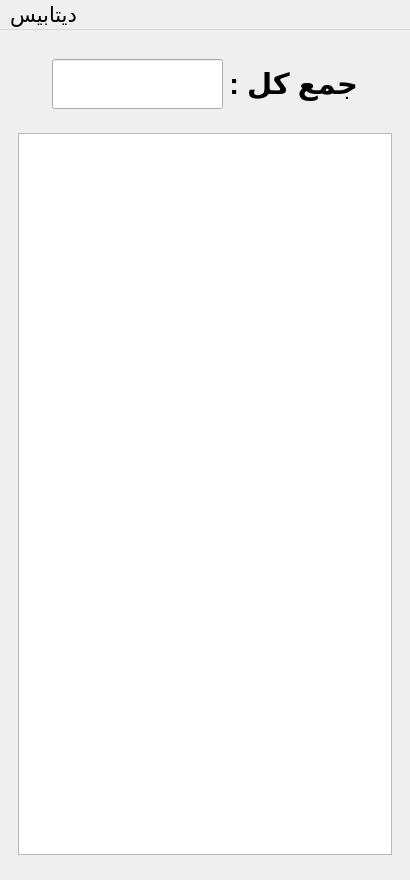
<?xml version="1.0" encoding="UTF-8"?>
<ui version="4.0">
 <class>MainWindow</class>
 <widget class="QMainWindow" name="MainWindow">
  <property name="geometry">
   <rect>
    <x>0</x>
    <y>0</y>
    <width>410</width>
    <height>880</height>
   </rect>
  </property>
  <property name="font">
   <font>
    <pointsize>16</pointsize>
   </font>
  </property>
  <property name="windowTitle">
   <string>MainWindow</string>
  </property>
  <widget class="QWidget" name="centralwidget">
   <layout class="QVBoxLayout" name="verticalLayout">
    <item>
     <widget class="QStackedWidget" name="stackedWidget">
      <property name="currentIndex">
       <number>0</number>
      </property>
      <widget class="QWidget" name="page">
       <layout class="QVBoxLayout" name="verticalLayout_2" stretch="10,1,100,1">
        <item>
         <layout class="QHBoxLayout" name="horizontalLayout" stretch="1,5,0,1">
          <item>
           <spacer name="horizontalSpacer">
            <property name="orientation">
             <enum>Qt::Horizontal</enum>
            </property>
            <property name="sizeHint" stdset="0">
             <size>
              <width>40</width>
              <height>20</height>
             </size>
            </property>
           </spacer>
          </item>
          <item>
           <widget class="QLineEdit" name="le_total">
            <property name="minimumSize">
             <size>
              <width>0</width>
              <height>50</height>
             </size>
            </property>
            <property name="font">
             <font>
              <pointsize>24</pointsize>
              <bold>true</bold>
             </font>
            </property>
            <property name="alignment">
             <set>Qt::AlignCenter</set>
            </property>
            <property name="readOnly">
             <bool>true</bool>
            </property>
           </widget>
          </item>
          <item>
           <widget class="QLabel" name="label">
            <property name="font">
             <font>
              <pointsize>22</pointsize>
              <bold>true</bold>
             </font>
            </property>
            <property name="text">
             <string>جمع کل :</string>
            </property>
           </widget>
          </item>
          <item>
           <spacer name="horizontalSpacer_2">
            <property name="orientation">
             <enum>Qt::Horizontal</enum>
            </property>
            <property name="sizeHint" stdset="0">
             <size>
              <width>40</width>
              <height>20</height>
             </size>
            </property>
           </spacer>
          </item>
         </layout>
        </item>
        <item>
         <spacer name="verticalSpacer">
          <property name="orientation">
           <enum>Qt::Vertical</enum>
          </property>
          <property name="sizeHint" stdset="0">
           <size>
            <width>20</width>
            <height>4</height>
           </size>
          </property>
         </spacer>
        </item>
        <item>
         <widget class="QTableView" name="tableView">
          <property name="font">
           <font>
            <pointsize>14</pointsize>
            <bold>true</bold>
           </font>
          </property>
          <property name="layoutDirection">
           <enum>Qt::RightToLeft</enum>
          </property>
          <attribute name="horizontalHeaderVisible">
           <bool>true</bool>
          </attribute>
          <attribute name="horizontalHeaderDefaultSectionSize">
           <number>70</number>
          </attribute>
          <attribute name="verticalHeaderVisible">
           <bool>false</bool>
          </attribute>
         </widget>
        </item>
        <item>
         <spacer name="verticalSpacer_2">
          <property name="orientation">
           <enum>Qt::Vertical</enum>
          </property>
          <property name="sizeHint" stdset="0">
           <size>
            <width>20</width>
            <height>4</height>
           </size>
          </property>
         </spacer>
        </item>
       </layout>
      </widget>
      <widget class="QWidget" name="page_2">
       <property name="font">
        <font>
         <pointsize>22</pointsize>
        </font>
       </property>
       <layout class="QGridLayout" name="gridLayout_2" rowstretch="8,0,2,0,9" columnstretch="1,10,1">
        <item row="4" column="1">
         <spacer name="verticalSpacer_4">
          <property name="orientation">
           <enum>Qt::Vertical</enum>
          </property>
          <property name="sizeHint" stdset="0">
           <size>
            <width>20</width>
            <height>206</height>
           </size>
          </property>
         </spacer>
        </item>
        <item row="1" column="1">
         <layout class="QGridLayout" name="gridLayout" columnstretch="1,10,0">
          <property name="leftMargin">
           <number>0</number>
          </property>
          <property name="horizontalSpacing">
           <number>10</number>
          </property>
          <property name="verticalSpacing">
           <number>30</number>
          </property>
          <item row="3" column="2">
           <widget class="QLabel" name="label_5">
            <property name="font">
             <font>
              <pointsize>22</pointsize>
              <bold>true</bold>
             </font>
            </property>
            <property name="text">
             <string>واریز :</string>
            </property>
           </widget>
          </item>
          <item row="2" column="2">
           <widget class="QLabel" name="label_4">
            <property name="font">
             <font>
              <pointsize>22</pointsize>
              <bold>true</bold>
             </font>
            </property>
            <property name="text">
             <string>برداشت :</string>
            </property>
           </widget>
          </item>
          <item row="0" column="1">
           <widget class="QLineEdit" name="le_date">
            <property name="minimumSize">
             <size>
              <width>0</width>
              <height>50</height>
             </size>
            </property>
            <property name="font">
             <font>
              <pointsize>22</pointsize>
              <bold>true</bold>
             </font>
            </property>
            <property name="inputMethodHints">
             <set>Qt::ImhNone</set>
            </property>
            <property name="alignment">
             <set>Qt::AlignCenter</set>
            </property>
           </widget>
          </item>
          <item row="1" column="2">
           <widget class="QLabel" name="label_3">
            <property name="font">
             <font>
              <pointsize>22</pointsize>
              <bold>true</bold>
             </font>
            </property>
            <property name="text">
             <string>شرح :</string>
            </property>
           </widget>
          </item>
          <item row="0" column="2">
           <widget class="QLabel" name="label_2">
            <property name="font">
             <font>
              <pointsize>22</pointsize>
              <bold>true</bold>
             </font>
            </property>
            <property name="text">
             <string>تاریخ :</string>
            </property>
           </widget>
          </item>
          <item row="0" column="0">
           <widget class="QPushButton" name="pb_date">
            <property name="minimumSize">
             <size>
              <width>0</width>
              <height>50</height>
             </size>
            </property>
            <property name="text">
             <string/>
            </property>
            <property name="icon">
             <iconset>
              <normalon>:/images/Image/calendar.png</normalon>
             </iconset>
            </property>
            <property name="iconSize">
             <size>
              <width>50</width>
              <height>45</height>
             </size>
            </property>
           </widget>
          </item>
          <item row="1" column="0" colspan="2">
           <widget class="QLineEdit" name="le_title">
            <property name="minimumSize">
             <size>
              <width>0</width>
              <height>50</height>
             </size>
            </property>
            <property name="font">
             <font>
              <pointsize>22</pointsize>
              <bold>true</bold>
             </font>
            </property>
            <property name="alignment">
             <set>Qt::AlignCenter</set>
            </property>
           </widget>
          </item>
          <item row="2" column="0" colspan="2">
           <widget class="QLineEdit" name="le_exit">
            <property name="minimumSize">
             <size>
              <width>0</width>
              <height>50</height>
             </size>
            </property>
            <property name="font">
             <font>
              <pointsize>22</pointsize>
              <bold>true</bold>
             </font>
            </property>
            <property name="inputMethodHints">
             <set>Qt::ImhPreferNumbers</set>
            </property>
            <property name="alignment">
             <set>Qt::AlignCenter</set>
            </property>
           </widget>
          </item>
          <item row="3" column="0" colspan="2">
           <widget class="QLineEdit" name="le_login">
            <property name="minimumSize">
             <size>
              <width>0</width>
              <height>50</height>
             </size>
            </property>
            <property name="font">
             <font>
              <pointsize>22</pointsize>
              <bold>true</bold>
             </font>
            </property>
            <property name="inputMethodHints">
             <set>Qt::ImhPreferNumbers</set>
            </property>
            <property name="alignment">
             <set>Qt::AlignCenter</set>
            </property>
           </widget>
          </item>
         </layout>
        </item>
        <item row="1" column="2">
         <spacer name="horizontalSpacer_6">
          <property name="orientation">
           <enum>Qt::Horizontal</enum>
          </property>
          <property name="sizeHint" stdset="0">
           <size>
            <width>27</width>
            <height>20</height>
           </size>
          </property>
         </spacer>
        </item>
        <item row="1" column="0">
         <spacer name="horizontalSpacer_5">
          <property name="orientation">
           <enum>Qt::Horizontal</enum>
          </property>
          <property name="sizeHint" stdset="0">
           <size>
            <width>27</width>
            <height>20</height>
           </size>
          </property>
         </spacer>
        </item>
        <item row="0" column="1">
         <spacer name="verticalSpacer_3">
          <property name="orientation">
           <enum>Qt::Vertical</enum>
          </property>
          <property name="sizeHint" stdset="0">
           <size>
            <width>20</width>
            <height>196</height>
           </size>
          </property>
         </spacer>
        </item>
        <item row="2" column="1">
         <spacer name="verticalSpacer_5">
          <property name="orientation">
           <enum>Qt::Vertical</enum>
          </property>
          <property name="sizeHint" stdset="0">
           <size>
            <width>20</width>
            <height>40</height>
           </size>
          </property>
         </spacer>
        </item>
        <item row="3" column="1">
         <layout class="QHBoxLayout" name="horizontalLayout_2" stretch="0,0">
          <property name="spacing">
           <number>30</number>
          </property>
          <item>
           <widget class="QPushButton" name="pb_save">
            <property name="minimumSize">
             <size>
              <width>0</width>
              <height>50</height>
             </size>
            </property>
            <property name="font">
             <font>
              <pointsize>24</pointsize>
              <bold>true</bold>
             </font>
            </property>
            <property name="text">
             <string>ثبت</string>
            </property>
           </widget>
          </item>
          <item>
           <widget class="QPushButton" name="pb_cancel">
            <property name="minimumSize">
             <size>
              <width>0</width>
              <height>50</height>
             </size>
            </property>
            <property name="font">
             <font>
              <pointsize>24</pointsize>
              <bold>true</bold>
             </font>
            </property>
            <property name="text">
             <string>لغو</string>
            </property>
           </widget>
          </item>
         </layout>
        </item>
       </layout>
      </widget>
      <widget class="QWidget" name="page_3">
       <layout class="QGridLayout" name="gridLayout_3" rowstretch="10,13,10" columnstretch="1,20,1">
        <item row="0" column="1">
         <spacer name="verticalSpacer_7">
          <property name="orientation">
           <enum>Qt::Vertical</enum>
          </property>
          <property name="sizeHint" stdset="0">
           <size>
            <width>20</width>
            <height>232</height>
           </size>
          </property>
         </spacer>
        </item>
        <item row="1" column="0">
         <spacer name="horizontalSpacer_3">
          <property name="orientation">
           <enum>Qt::Horizontal</enum>
          </property>
          <property name="sizeHint" stdset="0">
           <size>
            <width>10</width>
            <height>20</height>
           </size>
          </property>
         </spacer>
        </item>
        <item row="1" column="1">
         <widget class="QCalendarWidget" name="calendarWidget">
          <property name="maximumSize">
           <size>
            <width>410</width>
            <height>16777215</height>
           </size>
          </property>
          <property name="font">
           <font>
            <pointsize>22</pointsize>
            <bold>true</bold>
           </font>
          </property>
          <property name="layoutDirection">
           <enum>Qt::RightToLeft</enum>
          </property>
          <property name="locale">
           <locale language="Persian" country="Iran"/>
          </property>
          <property name="selectionMode">
           <enum>QCalendarWidget::SingleSelection</enum>
          </property>
          <property name="horizontalHeaderFormat">
           <enum>QCalendarWidget::SingleLetterDayNames</enum>
          </property>
          <property name="verticalHeaderFormat">
           <enum>QCalendarWidget::NoVerticalHeader</enum>
          </property>
         </widget>
        </item>
        <item row="1" column="2">
         <spacer name="horizontalSpacer_4">
          <property name="orientation">
           <enum>Qt::Horizontal</enum>
          </property>
          <property name="sizeHint" stdset="0">
           <size>
            <width>10</width>
            <height>20</height>
           </size>
          </property>
         </spacer>
        </item>
        <item row="2" column="1">
         <spacer name="verticalSpacer_6">
          <property name="orientation">
           <enum>Qt::Vertical</enum>
          </property>
          <property name="sizeHint" stdset="0">
           <size>
            <width>20</width>
            <height>232</height>
           </size>
          </property>
         </spacer>
        </item>
       </layout>
      </widget>
     </widget>
    </item>
   </layout>
  </widget>
  <widget class="QMenuBar" name="menubar">
   <property name="geometry">
    <rect>
     <x>0</x>
     <y>0</y>
     <width>410</width>
     <height>33</height>
    </rect>
   </property>
   <widget class="QMenu" name="menu">
    <property name="title">
     <string>دیتابیس</string>
    </property>
    <addaction name="act_new"/>
    <addaction name="act_edit"/>
    <addaction name="act_delete"/>
    <addaction name="action_8"/>
    <addaction name="act_inExcel"/>
    <addaction name="act_ofExcel"/>
    <addaction name="action_9"/>
    <addaction name="act_allDelete"/>
    <addaction name="action_10"/>
    <addaction name="act_about"/>
   </widget>
   <addaction name="menu"/>
  </widget>
  <action name="act_new">
   <property name="text">
    <string>جدید</string>
   </property>
   <property name="font">
    <font>
     <pointsize>10</pointsize>
     <bold>false</bold>
    </font>
   </property>
  </action>
  <action name="act_edit">
   <property name="text">
    <string>ویرایش</string>
   </property>
   <property name="font">
    <font>
     <pointsize>10</pointsize>
     <bold>false</bold>
    </font>
   </property>
  </action>
  <action name="act_delete">
   <property name="text">
    <string>حذف</string>
   </property>
   <property name="font">
    <font>
     <pointsize>10</pointsize>
     <bold>false</bold>
    </font>
   </property>
  </action>
  <action name="act_allDelete">
   <property name="text">
    <string>حذف کل</string>
   </property>
  </action>
  <action name="act_inExcel">
   <property name="text">
    <string>خروجی اکسل</string>
   </property>
  </action>
  <action name="act_ofExcel">
   <property name="text">
    <string>خواندن اکسل</string>
   </property>
  </action>
  <action name="action_8">
   <property name="text">
    <string>-------------</string>
   </property>
  </action>
  <action name="action_9">
   <property name="text">
    <string>-------------</string>
   </property>
  </action>
  <action name="action_10">
   <property name="text">
    <string>-------------</string>
   </property>
  </action>
  <action name="act_about">
   <property name="text">
    <string>( درباره ما )</string>
   </property>
  </action>
 </widget>
 <resources/>
 <connections/>
</ui>
